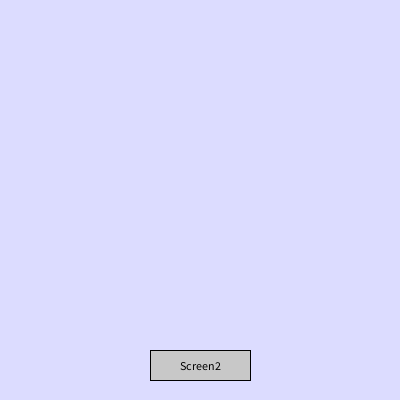
Frame 1 (no input)
Frame 60 (the mouse pressed at the canvas centre just before this capture): identical to frame 1, image omitted
Frame 120 (the mouse held since frame 60 and released just before this capture): identical to frame 1, image omitted

The Processing sketch that drew this single still picture (run headless with seeded random() and noise(); from frame 60 on, the mouse is pressed at the canvas centre):

// Processing sketch: widgets
// ── widgets.pde
// widget class 
class Widget {
  int x, y, width, height;   // Position and size of the widget
  String label;              // Label text displayed on the widget
  color widgetColor;         // Color of the widget (used for filling)
  boolean hover;             // State to track whether the widget is hovered over
  
  // initialize a new widget with position, size, and label
  Widget(int x, int y, int width, int height, String label) {
    this.x = x;
    this.y = y;
    this.width = width;
    this.height = height;
    this.label = label;
    this.widgetColor = color(200);  // Default color is light gray
    this.hover = false;  // Initially, the widget is not being hovered
  }
  
  // draws the widget on the screen
  void draw() {
    // Part 2: Change border color based on hover state
    if (hover) {
      stroke(255); // White border when hovering
    } else {
      stroke(0);   // Black border normally
    }
    
    fill(widgetColor);  // Fill the widget with its color
    rect(x, y, width, height);  // Draw the rectangle (widget) at specified position
    
    fill(0);  // Set text color to black
    textAlign(CENTER, CENTER);  // Align text in the center
    text(label, x + width/2, y + height/2);  // Display the label in the center of the widget
  }
  
  // checks if the mouse position (mx, my) is inside the widget's bounds
  boolean isInside(int mx, int my) {
    return (mx >= x && mx <= x + width && my >= y && my <= y + height);
  }
}

// screen class manages a collection of widgets and handles screen drawing and event detection
class Screen {
  ArrayList<Widget> widgets;   // List of widgets on the screen
  color backgroundColor;       // Background color of the screen
  
  // Constructor to initialize a screen with a background color
  Screen(color backgroundColor) {
    this.backgroundColor = backgroundColor;
    this.widgets = new ArrayList<Widget>();  // Initialize the widget list
  }
  
  // adds a widget to the screen's list
  void addWidget(Widget w) {
    widgets.add(w);
  }
  
  //checking if the mouse position is inside any widget
  Widget getEvent(int mx, int my) {
    for (Widget w : widgets) {
      if (w.isInside(mx, my)) {
        return w;  // Return the widget if the mouse is inside it
      }
    }
    return null; // Return null if no widget was clicked
  }
  
  // draws the screen's background and all the widgets
  void draw() {
    background(backgroundColor);  // Set background color
    for (Widget w : widgets) {
      w.draw();  // Draw each widget on the screen
    }
  }
  
  // updates the hover state of each widget based on the mouse position
  void checkHover(int mx, int my) {
    for (Widget w : widgets) {
      w.hover = w.isInside(mx, my);  // Set hover state based on mouse position
    }
  }
}

// global variables to manage screens and UI elements
Screen screen1, screen2, screen3, screen4, screen5, screen6, currentScreen;  // Two screens and a reference to the current screen
color squareColor;  // Color of the square displayed on screen 1

// setup() function is called once when the program starts
void setup() {
  size(400, 400);  // Set the canvas size
  squareColor = color(128);  // Default square color is gray
  
  // create screens with different background colors
  screen1 = new Screen(color(220, 220, 255));  // Light blue background
  screen2 = new Screen(color(255, 220, 220));  // Light pink background
  screen3 = new Screen(color(100, 100, 100));  // Light blue background
  screen4 = new Screen(color(10, 10, 10));  // Light pink background
  screen5 = new Screen(color(200, 200, 200));  // Light blue background
  screen6 = new Screen(color(20, 20, 20));  // Light pink background
  
  
  // create and add widgets for screen 1 (color buttons and navigation button)
  //Widget redButton = new Widget(50, 300, 80, 40, "red");
  //Widget greenButton = new Widget(160, 300, 80, 40, "green");
  //Widget blueButton = new Widget(270, 300, 80, 40, "blue");
  Widget nextButton2 = new Widget(150, 350, 100, 30, "Screen2");
  Widget nextButton3= new Widget(150, 350, 100, 30, "Screen3");
  Widget nextButton4= new Widget(150, 350, 100, 30, "Screen4");
  Widget nextButton5 = new Widget(150, 350, 100, 30, "Screen5");
  Widget nextButton6 = new Widget(150, 350, 100, 30, "Screen6");
  
  screen1.addWidget(nextButton2);  // Add next button for navigation
  screen2.addWidget(nextButton3);
  screen3.addWidget(nextButton4);
  screen4.addWidget(nextButton5);
  screen5.addWidget(nextButton6);

  
  
  // create and add widgets for screen 2 (back and action buttons)
  Widget backButton = new Widget(30, 30, 130, 40, "Back to Screen 1");
//  Widget actionButton = new Widget(210, 300, 140, 40, "Click Me");
  
  screen2.addWidget(backButton);
  screen3.addWidget(backButton);
  screen4.addWidget(backButton);
  screen5.addWidget(backButton);
  screen6.addWidget(backButton);  // Add back button and action button to screen 2
 // screen2.addWidget(actionButton);
  
  // set the initial screen to screen1
  currentScreen = screen1;
}

// draw() function is continuously called to render the content
void draw() {
  currentScreen.draw();  // Draw the current screen
  
  // draw the color square on screen 1, based on the selected color
  if (currentScreen == screen1) {
    fill(squareColor);  // Set square color to the selected color
  }
}

// Part 2 - handle mouse movement for hover effect
void mouseMoved() {
  currentScreen.checkHover(mouseX, mouseY);  // Update hover state when mouse moves
}

// handle mouse click events
void mousePressed() {
  Widget clicked = currentScreen.getEvent(mouseX, mouseY);  // Get widget under the mouse
  
  if (clicked != null) {
    // Handle navigation between screens
    if (clicked.label.equals("Screen2")) {
      currentScreen = screen2;  // Switch to screen 2
    }
    else if (clicked.label.equals("Back to Screen 1")) {
      currentScreen = screen1;  // Switch back to screen 1
    }
    else if (clicked.label.equals("Screen3")) {
      currentScreen = screen3;  // Switch to screen 3
    }
    else if (clicked.label.equals("Screen4")) {
      currentScreen = screen4;  // Switch to screen 4
    }
    else if (clicked.label.equals("Screen5")) {
      currentScreen = screen5;  // Switch to screen 5
    }
    else if (clicked.label.equals("Screen6")) {
      currentScreen = screen6;  // Switch to screen 6
    }
    // Handle color buttons on screen 1
    
    // Handle action button on screen 2
   
  }
}
